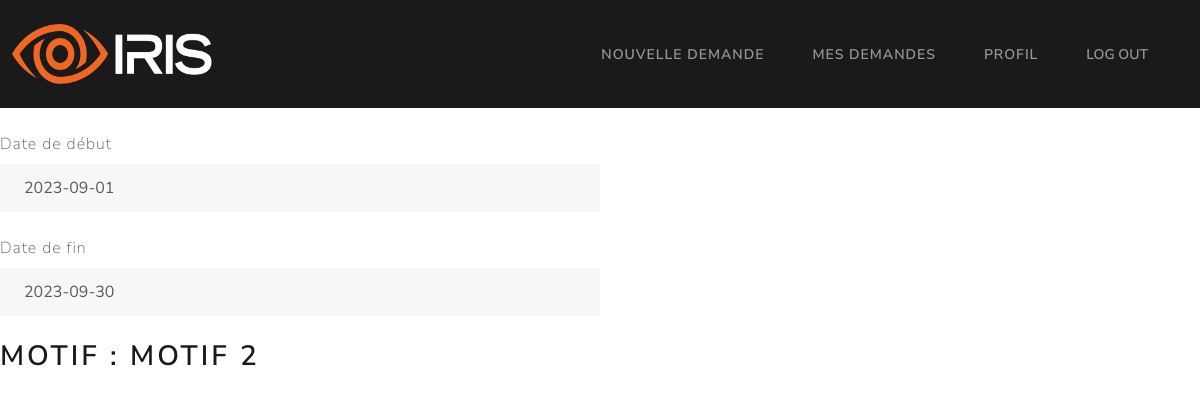
The page /employé/demande/1 on the database its author committed.
### Models/models.py (models this page shows, shortened)
class demandeCongé(db.Model):
    id = db.Column(db.Integer, primary_key=True)
    date_debut = db.Column(db.String, unique=False, nullable=False)
    date_fin = db.Column(db.String, unique=False, nullable=False)
    statut = db.Column(db.String, unique=False, nullable=False)
    employee_matricule = db.Column(db.String, unique=False, nullable=False)
    motif_refus = db.Column(db.String, unique=False, nullable=True)

### app.py (the view)
@app.route("/employé/demande/<int:id>")
def demande(id):
	return getDemande(id)

### Controllers/employeeController.py (called while the page is built)
def getDemande(id):
    try:
        demande = demandeCongé.query.filter_by(id=id).first()
        return render_template('/user/demande.html', demande=demande)
    except Exception as e:
        return render_template('/user/demande.html', error=str(e))

### templates/user/demande.html (shortened to what this page needs)
{% extends '/user/base.html' %} {% block title %} Demande {% endblock %} {%
block content %}
<div class="form-group">
  <label class="form-label mt-4" for="readOnlyInput">Date de début</label>
  <input
    class="form-control"
    id="readOnlyInput"
    type="text"
    value={{
    demande.date_debut
    }}
    readonly=""
  />
</div>
<div class="form-group">
  <label class="form-label mt-4" for="readOnlyInput">Date de fin</label>
  <input
    class="form-control"
    id="readOnlyInput"
    type="text"
    value={{
    demande.date_fin
    }}
    readonly=""
  />
</div>
<br />
{% if demande.statut == 'Processing' %}
<button
  style="float: left; margin-right: 50px"
  class="btn btn-warning"
  onclick="window.location='demande/{{ demande.id }}/edit';"
>
  Modifier la demande
</button>
<form action="/employé/demande/{{ demande.id }}/delete" method="POST">
  <button type="Submit" class="btn btn-danger">Annuler la demande</button>
</form>
{% elif demande.statut == 'Refused' %}
<h2>Motif : {{ demande.motif_refus }}</h2>
{% endif %} {{ error }} {% endblock %}

### rows shown on the page
demandeCongé: date_debut "2023-09-01", date_fin "2023-09-30", motif_refus "MOTIF 2"
